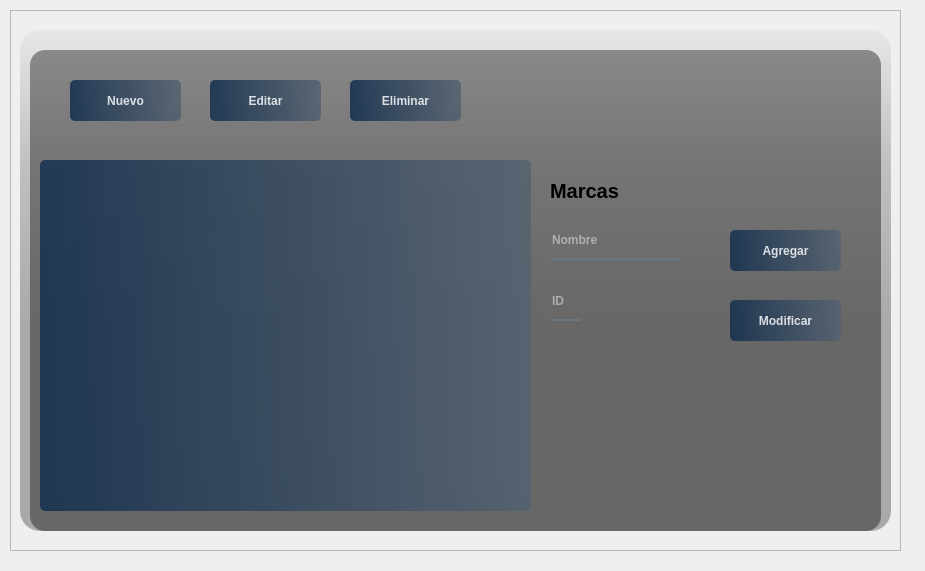
<?xml version="1.0" encoding="UTF-8"?>
<ui version="4.0">
 <class>Form</class>
 <widget class="QWidget" name="Form">
  <property name="geometry">
   <rect>
    <x>0</x>
    <y>0</y>
    <width>925</width>
    <height>571</height>
   </rect>
  </property>
  <property name="windowTitle">
   <string>Form</string>
  </property>
  <widget class="QFrame" name="frame">
   <property name="geometry">
    <rect>
     <x>10</x>
     <y>10</y>
     <width>891</width>
     <height>541</height>
    </rect>
   </property>
   <property name="styleSheet">
    <string notr="true">QPushButton {
    background-color: qlineargradient(spread:pad, x1:0, y1:0.505682, x2:1, y2:0.477, stop:0 rgba(20, 47, 78, 219), stop:1 rgba(85, 98, 112, 226));
    color: rgba(255, 255, 255, 210);
    border-radius: 5px;
}
QPushButton:hover {
    background-color: qlineargradient(spread:pad, x1:0, y1:0.505682, x2:1, y2:0.477, stop:0 rgba(40, 67, 98, 219), stop:1 rgba(105, 118, 132, 226));
    color: rgba(255, 255, 255, 210);
}
QPushButton:pressed {
    padding-left: 5px;
    padding-top: 5px;
    background-color: rgba(105, 118, 132, 200);
}

QTableView {
    background-color: qlineargradient(spread:pad, x1:0, y1:0.505682, x2:1, y2:0.477, stop:0 rgba(20, 47, 78, 219), stop:1 rgba(85, 98, 112, 226));
    color: rgba(255, 255, 255, 210);
    border-radius: 5px;
}
QTableView:hover {
    background-color: qlineargradient(spread:pad, x1:0, y1:0.505682, x2:1, y2:0.477, stop:0 rgba(40, 67, 98, 219), stop:1 rgba(105, 118, 132, 226));
    color: rgba(255, 255, 255, 210);
}
QTableView:pressed {
    padding-left: 5px;
    padding-top: 5px;
    background-color: rgba(105, 118, 132, 200);
}
</string>
   </property>
   <property name="frameShape">
    <enum>QFrame::StyledPanel</enum>
   </property>
   <property name="frameShadow">
    <enum>QFrame::Raised</enum>
   </property>
   <widget class="QLabel" name="label">
    <property name="geometry">
     <rect>
      <x>10</x>
      <y>20</y>
      <width>871</width>
      <height>501</height>
     </rect>
    </property>
    <property name="styleSheet">
     <string notr="true">border-image: url(:/images/background.png);
background-color: qlineargradient(spread:pad, x1:0, y1:0, x2:0, y2:0.715909, stop:0 rgba(0, 0, 0, 9), stop:0.375 rgba(0, 0, 0, 50), stop: 0.835227 rgba(0, 0, 0, 75));
border-radius:20px;</string>
    </property>
    <property name="text">
     <string/>
    </property>
   </widget>
   <widget class="QLabel" name="label_2">
    <property name="geometry">
     <rect>
      <x>20</x>
      <y>40</y>
      <width>851</width>
      <height>481</height>
     </rect>
    </property>
    <property name="styleSheet">
     <string notr="true">background-color: rgba(0, 0, 0, 100);
border-radius: 15px;</string>
    </property>
    <property name="text">
     <string/>
    </property>
   </widget>
   <widget class="QPushButton" name="pushButton">
    <property name="geometry">
     <rect>
      <x>60</x>
      <y>70</y>
      <width>111</width>
      <height>41</height>
     </rect>
    </property>
    <property name="font">
     <font>
      <weight>75</weight>
      <bold>true</bold>
     </font>
    </property>
    <property name="text">
     <string>Nuevo</string>
    </property>
   </widget>
   <widget class="QPushButton" name="pushButton_2">
    <property name="geometry">
     <rect>
      <x>200</x>
      <y>70</y>
      <width>111</width>
      <height>41</height>
     </rect>
    </property>
    <property name="font">
     <font>
      <weight>75</weight>
      <bold>true</bold>
     </font>
    </property>
    <property name="text">
     <string>Editar</string>
    </property>
   </widget>
   <widget class="QPushButton" name="pushButton_3">
    <property name="geometry">
     <rect>
      <x>340</x>
      <y>70</y>
      <width>111</width>
      <height>41</height>
     </rect>
    </property>
    <property name="font">
     <font>
      <weight>75</weight>
      <bold>true</bold>
     </font>
    </property>
    <property name="text">
     <string>Eliminar</string>
    </property>
   </widget>
   <widget class="QPushButton" name="pushButton_4">
    <property name="geometry">
     <rect>
      <x>720</x>
      <y>220</y>
      <width>111</width>
      <height>41</height>
     </rect>
    </property>
    <property name="font">
     <font>
      <weight>75</weight>
      <bold>true</bold>
     </font>
    </property>
    <property name="text">
     <string>Agregar</string>
    </property>
   </widget>
   <widget class="QPushButton" name="pushButton_5">
    <property name="geometry">
     <rect>
      <x>720</x>
      <y>290</y>
      <width>111</width>
      <height>41</height>
     </rect>
    </property>
    <property name="font">
     <font>
      <weight>75</weight>
      <bold>true</bold>
     </font>
    </property>
    <property name="text">
     <string>Modificar</string>
    </property>
   </widget>
   <widget class="QTableView" name="tableView">
    <property name="geometry">
     <rect>
      <x>30</x>
      <y>150</y>
      <width>491</width>
      <height>351</height>
     </rect>
    </property>
   </widget>
   <widget class="QLineEdit" name="lineEdit">
    <property name="geometry">
     <rect>
      <x>540</x>
      <y>219</y>
      <width>131</width>
      <height>31</height>
     </rect>
    </property>
    <property name="font">
     <font>
      <weight>75</weight>
      <bold>true</bold>
     </font>
    </property>
    <property name="styleSheet">
     <string notr="true">background-color:rgba(0, 0, 0, 0);
border:none;
border-bottom: 2px solid rgba(105, 118, 132, 255);
color:rgba(255, 255, 255, 230);
padding-bottom:7px;</string>
    </property>
    <property name="text">
     <string/>
    </property>
    <property name="placeholderText">
     <string>Nombre</string>
    </property>
   </widget>
   <widget class="QLineEdit" name="lineEdit_2">
    <property name="geometry">
     <rect>
      <x>540</x>
      <y>280</y>
      <width>31</width>
      <height>31</height>
     </rect>
    </property>
    <property name="font">
     <font>
      <weight>75</weight>
      <bold>true</bold>
     </font>
    </property>
    <property name="styleSheet">
     <string notr="true">background-color:rgba(0, 0, 0, 0);
border:none;
border-bottom: 2px solid rgba(105, 118, 132, 255);
color:rgba(255, 255, 255, 230);
padding-bottom:7px;</string>
    </property>
    <property name="text">
     <string/>
    </property>
    <property name="placeholderText">
     <string>ID</string>
    </property>
   </widget>
   <widget class="QLabel" name="label_3">
    <property name="geometry">
     <rect>
      <x>700</x>
      <y>30</y>
      <width>171</width>
      <height>161</height>
     </rect>
    </property>
    <property name="styleSheet">
     <string notr="true">border-image: url(:/images/Grupo_smar_logo.png);</string>
    </property>
    <property name="text">
     <string/>
    </property>
   </widget>
   <widget class="QLabel" name="label_4">
    <property name="geometry">
     <rect>
      <x>540</x>
      <y>150</y>
      <width>241</width>
      <height>61</height>
     </rect>
    </property>
    <property name="font">
     <font>
      <pointsize>15</pointsize>
      <weight>75</weight>
      <bold>true</bold>
     </font>
    </property>
    <property name="text">
     <string>Marcas</string>
    </property>
   </widget>
  </widget>
 </widget>
 <resources>
  <include location="res.qrc"/>
 </resources>
 <connections/>
</ui>
